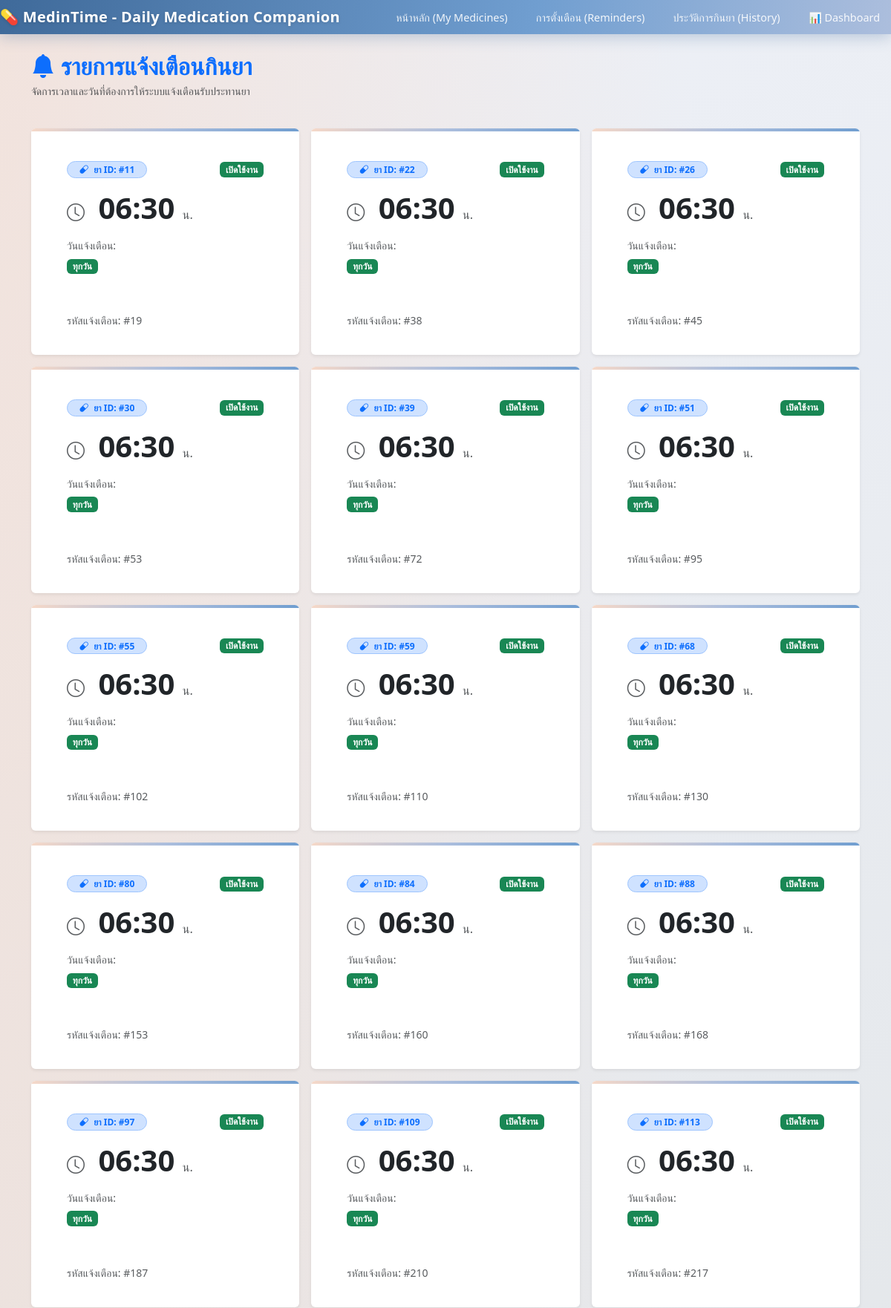
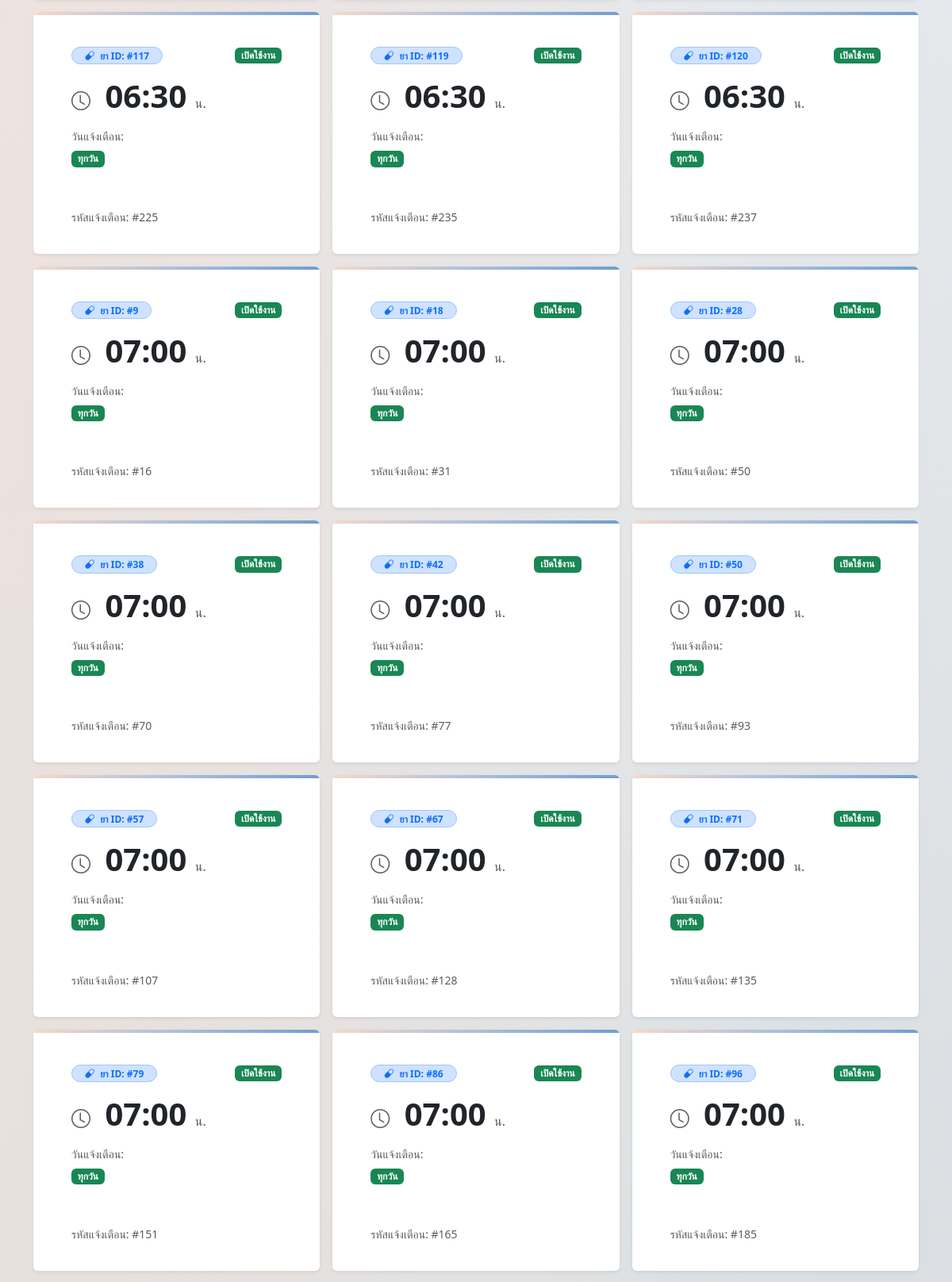
Page /reminders.php (upper part) on the committed database (2 pictures, top to bottom).
### tables this page shows
CREATE TABLE `reminders` (
  `reminder_id` int NOT NULL,
  `medication_id` int NOT NULL,
  `reminder_time` time NOT NULL,
  `repeat_days` varchar(255) DEFAULT NULL,
  `is_active` tinyint(1) DEFAULT '1'
);

### www/reminders.php (the view, shortened to what this page needs)
<?php
require_once 'config/db_conn.php';
$db = null;
if (isset($pdo)) {
    $db = $pdo;
} elseif (isset($conn)) {
    $db = $conn;
} elseif (isset($db_conn)) {
    $db = $db_conn;
}
$reminders = [];
if ($db) {
    $sql = "SELECT * FROM reminders ORDER BY reminder_time ASC";
    try {
        if ($db instanceof PDO) {
            $stmt = $db->query($sql);
            $reminders = $stmt->fetchAll(PDO::FETCH_ASSOC);
        }
    } catch (Exception $e) {
        $db_error = "SQL Error: " . $e->getMessage();
    }
} else {
    $db_error = "ไม่พบตัวแปรเชื่อมต่อฐานข้อมูลใน config/db_conn.php";
}
function formatDaysToThai($repeat_days) {
    $daysMap = [
        'Mon' => 'จ.',
        'Tue' => 'อ.',
        'Wed' => 'พ.',
        'Thu' => 'พฤ.',
        'Fri' => 'ศ.',
        'Sat' => 'ส.',
        'Sun' => 'อา.'
    ];
    $daysArray = array_map('trim', explode(',', $repeat_days));
    if (count($daysArray) === 7) {
        return '<span class="badge bg-success">ทุกวัน</span>';
    }
    $badges = array_map(function($day) use ($daysMap) {
        $thDay = isset($daysMap[$day]) ? $daysMap[$day] : $day;
        return "<span class=\"badge bg-secondary me-1\">{$thDay}</span>";
    }, $daysArray);
    return implode('', $badges);
}
?>
<!DOCTYPE html>
<html lang="th">
<head>
    <link rel="stylesheet" href="css/style.css">
    <link href="https://cdn.jsdelivr.net/npm/bootstrap@5.3.0/dist/css/bootstrap.min.css" rel="stylesheet">
    <link rel="stylesheet" href="https://cdn.jsdelivr.net/npm/bootstrap-icons@1.11.0/font/bootstrap-icons.css">
</head>
<body class="bg-light">
    <?php include 'navbar.php'; ?>
    <div class="container my-4">
        <div class="d-flex justify-content-between align-items-center mb-4">
            <div>
                <h2 class="fw-bold text-primary mb-1">
                    <i class="bi bi-bell-fill me-2"></i>รายการแจ้งเตือนกินยา
                </h2>
                <p class="text-muted small">จัดการเวลาและวันที่ต้องการให้ระบบแจ้งเตือนรับประทานยา</p>
            </div>
        </div>
        <div class="row g-3">
            <?php if (!empty($reminders)): ?>
                <?php foreach ($reminders as $row): ?>
                    <div class="col-md-6 col-lg-4">
                        <div class="card h-100 shadow-sm border-0 reminder-card <?= $row['is_active'] ? '' : 'opacity-50' ?>">
                            <div class="card-body">
                                <div class="d-flex justify-content-between align-items-center mb-2">
                                    <span class="badge reminder-badge bg-primary-subtle text-primary border border-primary-subtle rounded-pill px-3 py-1">
                                        <i class="bi bi-capsule me-1"></i>
                                        ยา ID: #<?= htmlspecialchars($row['medication_id']) ?>
                                    </span>
                                    <span class="badge reminder-badge <?= $row['is_active'] ? 'bg-success' : 'bg-danger' ?>">
                                        <?= $row['is_active'] ? 'เปิดใช้งาน' : 'ปิดใช้งาน' ?>
                                    </span>
                                </div>
                                <div class="my-3">
                                    <div class="display-6 fw-bold text-dark">
                                        <i class="bi bi-clock me-2 text-muted fs-4"></i>
                                        <?= date('H:i', strtotime($row['reminder_time'])) ?>
                                        <span class="fs-6 text-muted fw-normal">น.</span>
                                    </div>
                                </div>
                                <div class="mt-3">
                                    <div class="text-muted small mb-1">วันแจ้งเตือน:</div>
                                    <div>
                                        <?= formatDaysToThai($row['repeat_days']) ?>
                                    </div>
                                </div>
                            </div>
                            <div class="card-footer bg-transparent border-top-0 d-flex justify-content-between text-muted small">
                                <span>รหัสแจ้งเตือน: #<?= $row['reminder_id'] ?></span>
                            </div>
                        </div>
                    </div>
                <?php endforeach; ?>
            <?php endif; ?>
        </div>
    </div>
</body>
</html>

### www/css/style.css (style rules this page uses)
:root { --cream: #f5d8c8; --silver: #dfe2e3; --lavender: #c6ccdf; --sky: #acbedd; --primary: #709ed0; --primary-dark: #5786b8; --primary-deeper:#3f6a9a; --text-dark: #2c3e50; --text-mid: #4a5568; --text-light: #718096; --white: #ffffff; --surface: rgba(255, 255, 255, 0.82); --radius-sm: 6px; --radius-md: 12px; --radius-lg: 18px; --shadow-sm: 0 2px 8px rgba(112, 158, 208, 0.10); --shadow-md: 0 6px 24px rgba(112, 158, 208, 0.16); --shadow-lg: 0 12px 40px rgba(112, 158, 208, 0.22); --transition: all 0.25s cubic-bezier(0.4, 0, 0.2, 1); }
*, *::before, *::after { box-sizing: border-box; }
html { scroll-behavior: smooth; }
body { font-family: 'Sarabun', 'Inter', sans-serif; font-size: 15px; line-height: 1.65; color: var(--text-dark); margin: 0; padding: 0; background: radial-gradient(ellipse at 0% 0%, rgba(245, 216, 200, 0.55) 0%, transparent 55%), radial-gradient(ellipse at 100% 100%, rgba(172, 190, 221, 0.45) 0%, transparent 55%), linear-gradient(155deg, #eef1f8 0%, #dfe2e3 40%, #e8eaf2 100%); background-attachment: fixed; min-height: 100vh; }
.container { max-width: 1140px; margin: 36px auto; padding: 0 24px; }
.card { background: var(--surface); backdrop-filter: blur(14px); -webkit-backdrop-filter: blur(14px); border-radius: var(--radius-lg); padding: 28px 32px; box-shadow: var(--shadow-md); margin-bottom: 28px; border: 1px solid rgba(255,255,255,0.55); position: relative; overflow: hidden; transition: var(--transition); animation: fadeUp 0.4s ease both; }
.card::before { content: ''; position: absolute; top: 0; left: 0; right: 0; height: 4px; background: linear-gradient(90deg, var(--cream), var(--sky), var(--primary)); }

### rows in the picture
reminders: medication "11", is_active "เปิดใช้งาน", reminder_time "06:30", shows "ทุกวัน", reminder_id "19"
reminders: medication "22", is_active "เปิดใช้งาน", reminder_time "06:30", shows "ทุกวัน", reminder_id "38"
reminders: medication "26", is_active "เปิดใช้งาน", reminder_time "06:30", shows "ทุกวัน", reminder_id "45"
reminders: medication "30", is_active "เปิดใช้งาน", reminder_time "06:30", shows "ทุกวัน", reminder_id "53"
reminders: medication "39", is_active "เปิดใช้งาน", reminder_time "06:30", shows "ทุกวัน", reminder_id "72"
reminders: medication "51", is_active "เปิดใช้งาน", reminder_time "06:30", shows "ทุกวัน", reminder_id "95"
reminders: medication "55", is_active "เปิดใช้งาน", reminder_time "06:30", shows "ทุกวัน", reminder_id "102"
reminders: medication "59", is_active "เปิดใช้งาน", reminder_time "06:30", shows "ทุกวัน", reminder_id "110"
reminders: medication "68", is_active "เปิดใช้งาน", reminder_time "06:30", shows "ทุกวัน", reminder_id "130"
reminders: medication "80", is_active "เปิดใช้งาน", reminder_time "06:30", shows "ทุกวัน", reminder_id "153"
reminders: medication "84", is_active "เปิดใช้งาน", reminder_time "06:30", shows "ทุกวัน", reminder_id "160"
reminders: medication "88", is_active "เปิดใช้งาน", reminder_time "06:30", shows "ทุกวัน", reminder_id "168"
reminders: medication "97", is_active "เปิดใช้งาน", reminder_time "06:30", shows "ทุกวัน", reminder_id "187"
reminders: medication "109", is_active "เปิดใช้งาน", reminder_time "06:30", shows "ทุกวัน", reminder_id "210"
reminders: medication "113", is_active "เปิดใช้งาน", reminder_time "06:30", shows "ทุกวัน", reminder_id "217"
reminders: medication "117", is_active "เปิดใช้งาน", reminder_time "06:30", shows "ทุกวัน", reminder_id "225"
reminders: medication "119", is_active "เปิดใช้งาน", reminder_time "06:30", shows "ทุกวัน", reminder_id "235"
reminders: medication "120", is_active "เปิดใช้งาน", reminder_time "06:30", shows "ทุกวัน", reminder_id "237"
reminders: medication "9", is_active "เปิดใช้งาน", reminder_time "07:00", shows "ทุกวัน", reminder_id "16"
reminders: medication "18", is_active "เปิดใช้งาน", reminder_time "07:00", shows "ทุกวัน", reminder_id "31"
reminders: medication "28", is_active "เปิดใช้งาน", reminder_time "07:00", shows "ทุกวัน", reminder_id "50"
reminders: medication "38", is_active "เปิดใช้งาน", reminder_time "07:00", shows "ทุกวัน", reminder_id "70"
reminders: medication "42", is_active "เปิดใช้งาน", reminder_time "07:00", shows "ทุกวัน", reminder_id "77"
reminders: medication "50", is_active "เปิดใช้งาน", reminder_time "07:00", shows "ทุกวัน", reminder_id "93"
reminders: medication "57", is_active "เปิดใช้งาน", reminder_time "07:00", shows "ทุกวัน", reminder_id "107"
reminders: medication "67", is_active "เปิดใช้งาน", reminder_time "07:00", shows "ทุกวัน", reminder_id "128"
reminders: medication "71", is_active "เปิดใช้งาน", reminder_time "07:00", shows "ทุกวัน", reminder_id "135"
reminders: medication "79", is_active "เปิดใช้งาน", reminder_time "07:00", shows "ทุกวัน", reminder_id "151"
reminders: medication "86", is_active "เปิดใช้งาน", reminder_time "07:00", shows "ทุกวัน", reminder_id "165"
reminders: medication "96", is_active "เปิดใช้งาน", reminder_time "07:00", shows "ทุกวัน", reminder_id "185"
